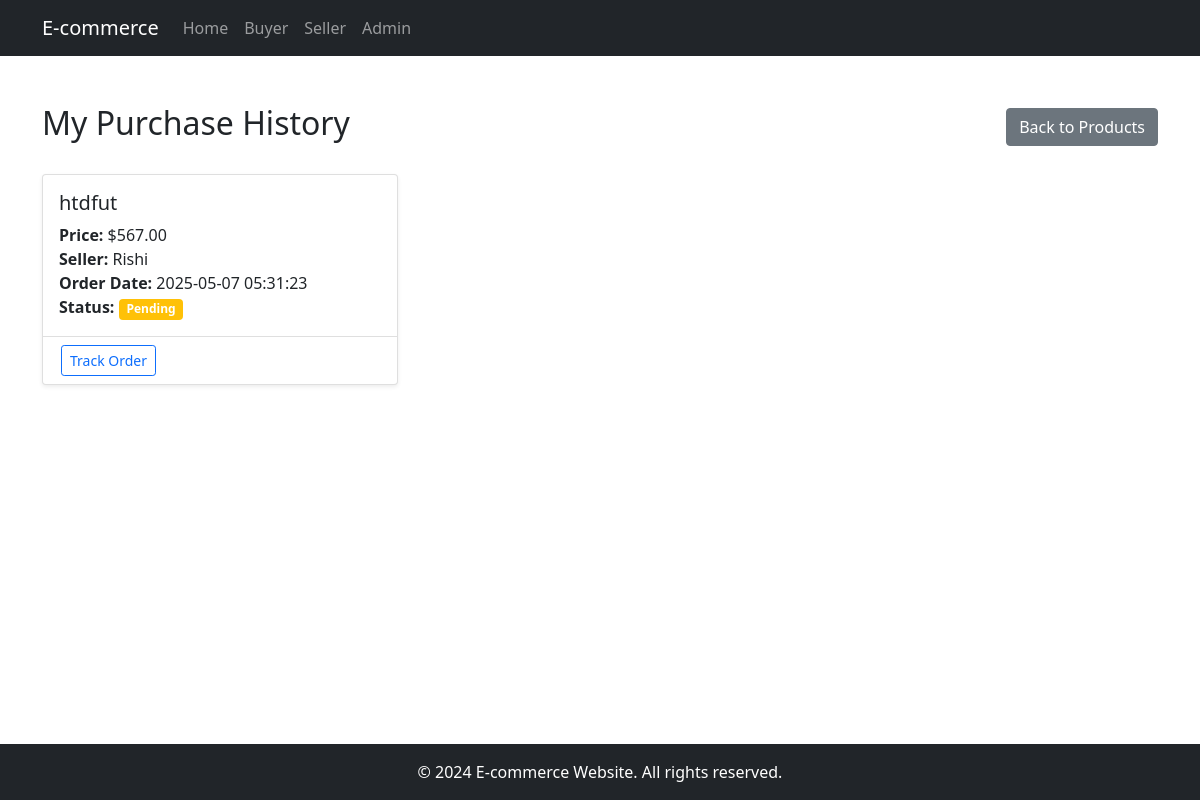
The app's page /catalog?buyer_id=4 with its own data.
### app.py (models this page shows)
class Order(db.Model):
    __tablename__ = 'order'
    id = db.Column(db.Integer, primary_key=True)
    buyer_id = db.Column(db.Integer, db.ForeignKey('user.id'), nullable=False)
    product_id = db.Column(db.Integer, db.ForeignKey('product.id'), nullable=False)
    status = db.Column(db.String(20), default='Pending')
    created_at = db.Column(db.DateTime, default=datetime.utcnow)

class Product(db.Model):
    id = db.Column(db.Integer, primary_key=True)
    name = db.Column(db.String(100), nullable=False)
    price = db.Column(db.Float, nullable=False)
    seller_id = db.Column(db.Integer, db.ForeignKey('user.id'), nullable=False)
    orders = db.relationship('Order', backref='product', lazy=True)
    activities = db.relationship('Activity', backref='product', lazy=True)

class User(db.Model):
    id = db.Column(db.Integer, primary_key=True)
    username = db.Column(db.String(50), unique=True, nullable=False)
    role = db.Column(db.String(10), nullable=False)  # 'buyer', 'seller', 'admin'
    products = db.relationship('Product', backref='seller', lazy=True)
    orders = db.relationship('Order', backref='buyer', lazy=True)
    activities = db.relationship('Activity', backref='user', lazy=True)

### app.py (the view)
@app.route("/catalog")
def catalog():
    buyer_id = request.args.get('buyer_id', type=int)
    if not buyer_id:
        flash('Please select a buyer first!', 'error')
        return redirect(url_for('buyer'))
    orders = Order.query.filter_by(buyer_id=buyer_id).order_by(Order.created_at.desc()).all()
    return render_template("catalog.html", orders=orders, buyer_id=buyer_id)

### templates/catalog.html (shortened to what this page needs)
{% extends "base.html" %}
{% block content %}
<div class="container mt-5">
    <div class="d-flex justify-content-between align-items-center mb-4">
        <h2>My Purchase History</h2>
        <a href="{{ url_for('buyer', buyer_id=buyer_id) }}" class="btn btn-secondary">
             Back to Products
        </a>
    </div>
    <div class="row">
        {% if orders %}
            {% for order in orders %}
            <div class="col-md-4 mb-4">
                <div class="card h-100 shadow-sm">
                    <div class="card-body">
                        <h5 class="card-title">{{ order.product.name }}</h5>
                        <p class="card-text">
                            <strong>Price:</strong> ${{ "%.2f"|format(order.product.price) }}<br>
                            <strong>Seller:</strong> {{ order.product.seller.username }}<br>
                            <strong>Order Date:</strong> {{ order.created_at.strftime('%Y-%m-%d %H:%M:%S') }}<br>
                            <strong>Status:</strong>
                            <span class="badge {% if order.status == 'Pending' %}bg-warning{% elif order.status == 'Completed' %}bg-success{% else %}bg-secondary{% endif %}">
                                {{ order.status }}
                            </span>
                        </p>
                    </div>
                    <div class="card-footer bg-transparent">
                        <button type="button" class="btn btn-sm btn-outline-primary" onclick="trackOrder('{{ order.id }}')">
                             Track Order
                        </button>
                    </div>
                </div>
            </div>
            {% endfor %}
        {% endif %}
    </div>
</div>
{% endblock %}

### templates/base.html (style rules this page uses)
body { min-height: 100vh; display: flex; flex-direction: column; }
.container { flex: 1; }
.btn-sm { margin: 0 2px; }

### records on screen
Order: product.name "htdfut", product.seller.username "Rishi", created_at "2025-05-07 05:31:23", status "Pending"
Product: product.price "567.00"
